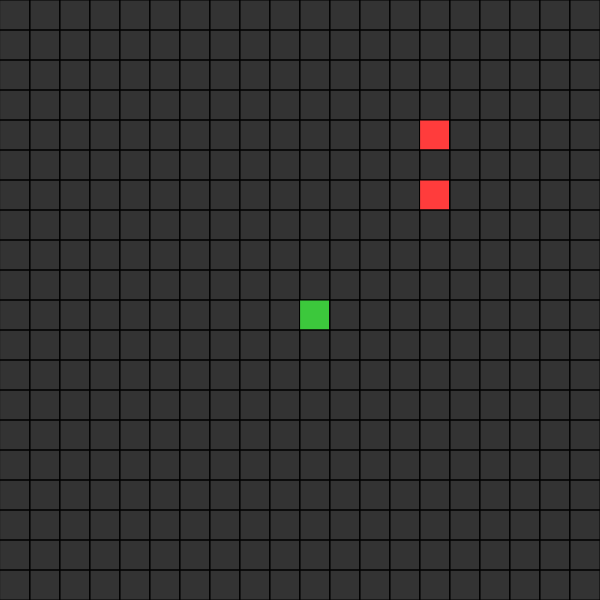
Frame 1 (no input)
Frame 60 (no input): identical to frame 1, image omitted
Frame 120 (the mouse pressed at the canvas centre since frame 60): identical to frame 1, image omitted

The p5.js sketch that drew this single still picture (run headless with seeded random() and noise() and a simulated clock; from frame 60 on, the mouse is pressed at the canvas centre):

// p5.js sketch
// ── sketch.js
let [WIDTH, HEIGHT] = [20, 20];
let s = 30;
let apples = [];
let snake = [[10, 10]];

function setup() {
  createCanvas(WIDTH * s, HEIGHT * s, P2D);
  newApple();
  newApple();
}

function draw() {
  background(51);

  for (let x = 0; x < WIDTH; x++) {
    for (let y = 0; y < HEIGHT; y++) {
      if (checkArr(apples, x, y)) fill(255, 60, 60);
      else if (checkArr(snake, x, y)) fill(60, 200, 60);
      else noFill();

      rect(x * s, y * s, s, s);
    }
  }
}

function newApple() {
  apples.push([floor(random(WIDTH)), floor(random(HEIGHT))]);
}

function checkArr(arr, x, y) {
  let check = false;
  arr.forEach(([ax, ay]) => {
    if (ax == x && ay == y && !check) check = true;
  });
  return check;
}
